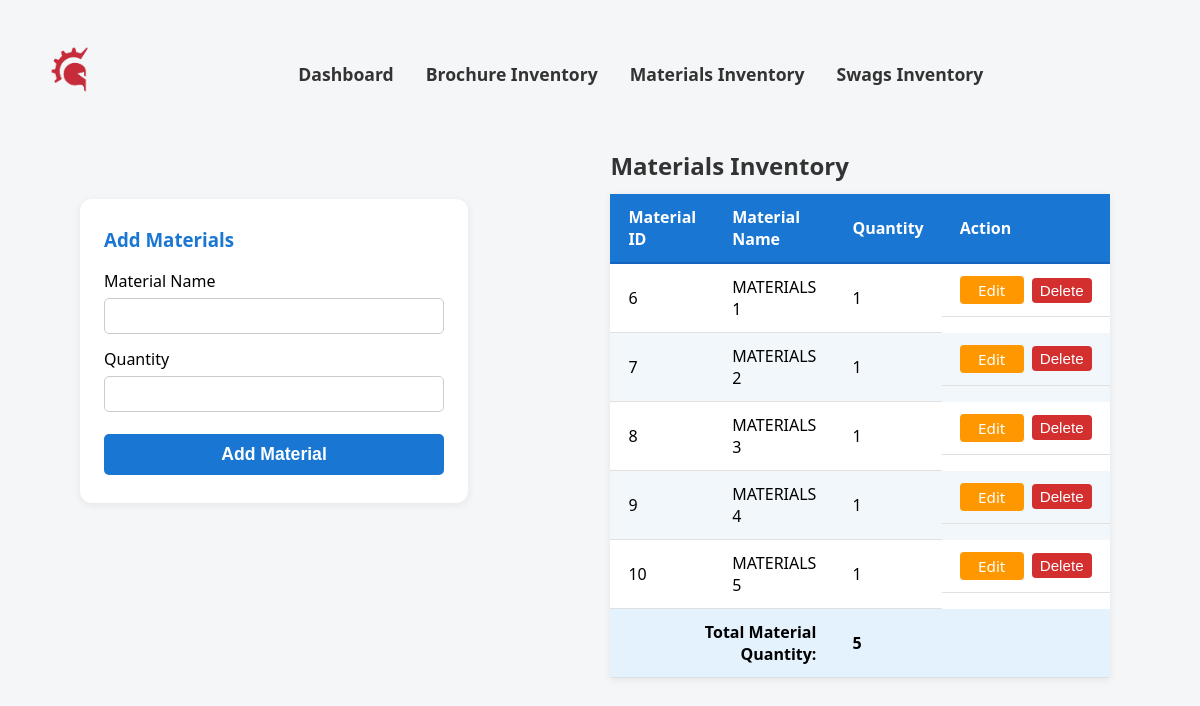
Page /admin/marketing_inventory.php (signed in) on the committed database.
### tables this page shows
CREATE TABLE `marketing_materials` (
  `material_id` int(11) NOT NULL,
  `material_name` varchar(100) NOT NULL,
  `quantity` int(4) NOT NULL,
  `others` text DEFAULT NULL
);

### admin/marketing_inventory.php (the view, shortened to what this page needs)
<?php
$connection = CONNECTIVITY();
$sql = "SELECT material_id, material_name, quantity FROM marketing_materials";
$result = mysqli_query($connection, $sql);
$total_material = 0;
if ($result && mysqli_num_rows($result) > 0) {
    $rows = [];
    while ($row = mysqli_fetch_assoc($result)) {
        $rows[] = $row;
        $total_material += intval($row['quantity']);
    }
}
?>
<!DOCTYPE html>
<html lang="en">
<head>
    <link rel="stylesheet" href="../CSS/inventory.css">
</head>
<body>
    <nav>
        <a href="admin.php"><img src="../images/images__1_-removebg-preview.png" alt="Company Logo"></a>
    <div class="nav-container">
        <a href="admin.php">Dashboard</a>
        <a href="brochure_inventory.php">Brochure Inventory</a>
        <a href="marketing_inventory.php">Materials Inventory</a>
        <a href="swags_inventory.php">Swags Inventory</a>
    </div>
    </nav>
    <div class="container-flex">
        <div class="form-card">
            <h3>Add Materials</h3>
            <form method="post" autocomplete="off">
                <label for="material_name">Material Name</label>
                <input type="text" id="material_name" name="material_name" required>
                <label for="quantity">Quantity</label>
                <input type="number" id="quantity" name="quantity" min="1" required>
                <button type="submit" name="add_materials">Add Material</button>
            </form>
        </div>
        <div style="flex:1;">
            <table>
                <caption style="caption-side:top; text-align:left; font-size:1.5rem; color:#333; margin-bottom:12px; font-weight:600;">
                    Materials Inventory
                </caption>
                <thead>
                    <tr>
                        <th>Material ID</th>
                        <th>Material Name</th>
                        <th>Quantity</th>
                        <th>Action</th>
                    </tr>
                </thead>
                <tbody>
                    <?php
                    $edit_id = isset($_GET['edit_id']) ? intval($_GET['edit_id']) : null;
                    if (!empty($rows)) {
                        foreach ($rows as $row) {
                            echo "<tr>";
                            echo "<td>{$row['material_id']}</td>";
                            echo "<td>{$row['material_name']}</td>";
                            echo "<td>";
                            if ($edit_id === intval($row['material_id'])) {
                                echo "<form method='post' style='display:inline;'>";
                                echo "<input type='hidden' name='material_id' value='{$row['material_id']}'>";
                                echo "<input type='number' name='new_quantity' value='{$row['quantity']}' min='1' required style='width:70px;'>";
                                echo "<button type='submit' name='edit_material' style='margin-left:6px;'>Save</button>";
                                echo "</form>";
                            } else {
                                echo "{$row['quantity']}";
                            }
                            echo "</td>";
                            echo "<td style='display:flex;gap:8px;align-items:center;'>";
                            if ($edit_id === intval($row['material_id'])) {
                                echo "<a href='{$_SERVER['PHP_SELF']}' class='action-btn cancel-btn'>Cancel</a>";
                            } else {
                                echo "<a href='{$_SERVER['PHP_SELF']}?edit_id={$row['material_id']}' class='action-btn edit-btn'>Edit</a>";
                            }
                            echo "<form method='post' style='display:inline;' onsubmit=\"return confirm('Are you sure you want to delete this material?');\">";
                            echo "<button type='submit' name='delete_material' class='action-btn delete-btn'>Delete</button>";
                            echo "</form>";
                            echo "</td>";
                            echo "</tr>";
                        }
                        echo "<tr style='font-weight:bold; background:#e3f2fd;'>";
                        echo "<td colspan='2' style='text-align:right;'>Total Material Quantity:</td>";
                        echo "<td>{$total_material}</td>";
                        echo "<td></td>";
                        echo "</tr>";
                    } else {
                        echo "<tr><td class='no-data' colspan='4'>No data found</td></tr>";
                    }
                    ?>
                </tbody>
            </table>
        </div>
    </div>
</body>
</html>

### CSS/inventory.css (style rules this page uses)
body { font-family: 'Segoe UI', Arial, sans-serif; background: #f4f6f8; margin: 0; padding: 30px; }
table { border-collapse: collapse; width: 80%; margin: 0 auto; background: #fff; box-shadow: 0 2px 8px rgba(0,0,0,0.07); }
th, td { padding: 12px 18px; text-align: left; }
th { background: #1976d2; color: #fff; font-weight: 600; border-bottom: 2px solid #1565c0; }
tr:nth-child(even) { background: #f2f7fb; }
td { border-bottom: 1px solid #e0e0e0; }
.container-flex { display: flex; gap: 32px; align-items: flex-start; justify-content: center; }
.form-card { background: #fff; padding: 28px 24px; border-radius: 12px; box-shadow: 0 2px 8px rgba(0,0,0,0.07); width: 340px; margin: 50px; }
.form-card h3 { margin-top: 0; margin-bottom: 18px; color: #1976d2; }
.form-card label { display: block; margin-bottom: 6px; font-weight: 500; }
.form-card input { width: 100%; padding: 8px 10px; margin-bottom: 14px; box-sizing: border-box; border: 1px solid #ccc; border-radius: 5px; font-size: 1rem; }
.form-card button { width: 100%; background: #1976d2; color: #fff; border: none; padding: 10px 0; border-radius: 5px; font-size: 1.1rem; font-weight: 600; cursor: pointer; margin-top: 8px; }
nav { padding: 16px 0; margin-bottom: 32px; display: grid; grid-template-columns: auto 1fr; align-items: center; gap: 20px; }
.nav-container { display: flex; justify-content: center; gap: 32px; width: 100%; }
nav img { height: 50px; margin-left: 20px; }
nav a { color: #333; text-decoration: none; font-weight: 600; font-size: 1.1rem; }
.action-btn { color: #fff; border: none; padding: 4px 8px; border-radius: 4px; cursor: pointer; text-decoration: none; font-weight: 400; font-size: 0.95rem; display: inline-block; min-width: 48px; text-align: center; }
.edit-btn { background: #ff9800; }
.delete-btn { background: #d32f2f; }

### rows in the picture
marketing_materials: material_id "6", material_name "MATERIALS 1", quantity "1"
marketing_materials: material_id "7", material_name "MATERIALS 2", quantity "1"
marketing_materials: material_id "8", material_name "MATERIALS 3", quantity "1"
marketing_materials: material_id "9", material_name "MATERIALS 4", quantity "1"
marketing_materials: material_id "10", material_name "MATERIALS 5", quantity "1"

### other values in the picture
$total_material "5"
